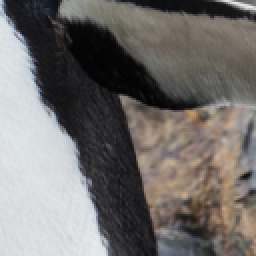
#> input picture examples/LR_patch_0801.png, 128 x 128 px (shown 2 times larger); its folder holds 3 pictures in this run; the run also reads 1 picture not shown here
$ python viz_examples.py
#> lines starting #> are read from the running program, lines starting #| are printed output that depends on the picture
import os
import numpy as np
from PIL import Image
import matplotlib.pyplot as plt


def load_triplet(examples_dir="examples"):
#> called with examples_dir = 'examples'
    files = sorted([f for f in os.listdir(examples_dir) if f.lower().endswith((".png", ".jpg", ".jpeg"))])
    lr = [f for f in files if f.startswith("LR_")][0]
    hr = [f for f in files if f.startswith("HR_")][0]
    sr = [f for f in files if f.startswith("SR_")][0]

    lr_img = Image.open(os.path.join(examples_dir, lr)).convert("RGB")
#> lr_img is the input picture: PIL image 128x128 RGB; mean R, G, B 114.7, 111.2, 109
    hr_img = Image.open(os.path.join(examples_dir, hr)).convert("RGB")
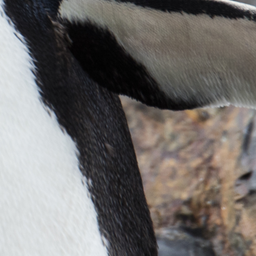
#> input picture examples/HR_patch_0801.png, 256 x 256 px
#> hr_img is the input picture: PIL image 256x256 RGB; mean R, G, B 114.7, 111.2, 109
    sr_img = Image.open(os.path.join(examples_dir, sr)).convert("RGB")

    return lr_img, hr_img, sr_img


def save_lr_hr_sr(lr_img, hr_img, sr_img, out_dir="report_figs"):
    os.makedirs(out_dir, exist_ok=True)

    lr_img.save(os.path.join(out_dir, "lr_sample.png"))
    hr_img.save(os.path.join(out_dir, "hr_sample.png"))
    sr_img.save(os.path.join(out_dir, "sr_sample.png"))


def save_gaze_foveation_overlay(hr_img, out_dir="report_figs"):
#> called with out_dir = 'report_figs'
    os.makedirs(out_dir, exist_ok=True)

    hr = np.array(hr_img) / 255.0
    h, w, _ = hr.shape
#> h = 256; w = 256

    cx, cy = int(w * 0.4), int(h * 0.4)
#> cx = 102; cy = 102
    yy, xx = np.mgrid[0:h, 0:w]
    dist = np.sqrt((xx - cx) ** 2 + (yy - cy) ** 2)
    mask = np.exp(-dist / (0.15 * max(h, w)))

    plt.figure()
    plt.imshow(hr)
    plt.imshow(mask, cmap="jet", alpha=0.4)
    plt.scatter([cx], [cy], c="white", s=30)
    plt.axis("off")
    plt.tight_layout()
    plt.savefig(os.path.join(out_dir, "gaze_foveation.png"), bbox_inches="tight", pad_inches=0)
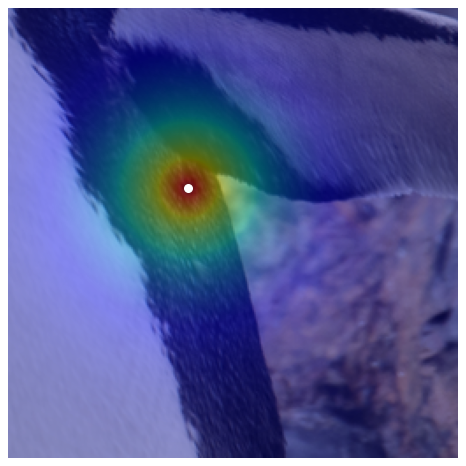
#> figure drawn by matplotlib, 1 panel
    plt.close()


def save_rgb_histograms(hr_img, out_dir="report_figs"):
#> called with out_dir = 'report_figs'
    os.makedirs(out_dir, exist_ok=True)

    arr = np.array(hr_img) / 255.0
    plt.figure()
    for i, label in enumerate(["R", "G", "B"]):
        plt.hist(arr[:, :, i].flatten(), bins=32, alpha=0.5, label=label)
    plt.legend()
    plt.xlabel("Intensity")
    plt.ylabel("Count")
    plt.tight_layout()
    plt.savefig(os.path.join(out_dir, "rgb_hist_hr.png"), bbox_inches="tight")
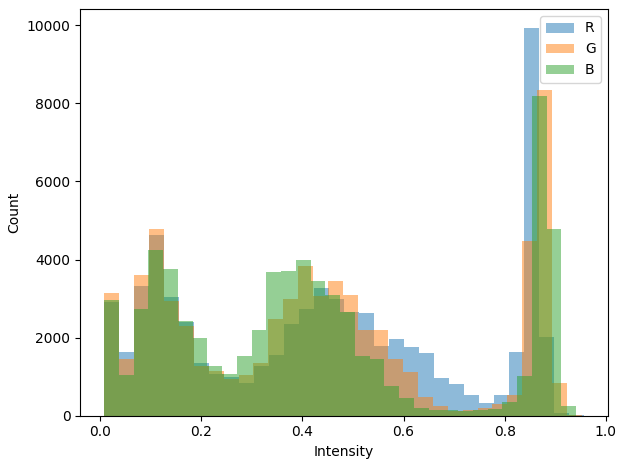
#> figure drawn by matplotlib, 1 panel; tallest bar 9919 high, from x = 0.838 to 0.868; tallest bar 8331 high, from x = 0.864 to 0.894; tallest bar 8186 high, from x = 0.854 to 0.883
    plt.close()


def save_entropy_heatmap(hr_img, out_dir="report_figs"):
#> called with out_dir = 'report_figs'
    os.makedirs(out_dir, exist_ok=True)

    arr = np.array(hr_img) / 255.0
    gray = arr.mean(axis=2)
    gy, gx = np.gradient(gray)
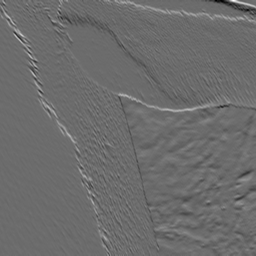
#> gy: shape (256, 256) float64; min -0.31, max 0.42, mean 0.00104; drawn with min black and max white
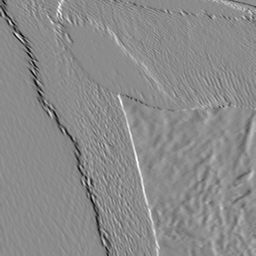
#> gx: shape (256, 256) float64; min -0.28, max 0.232, mean -0.00151; drawn with min black and max white
    entropy_map = np.abs(gx) + np.abs(gy)
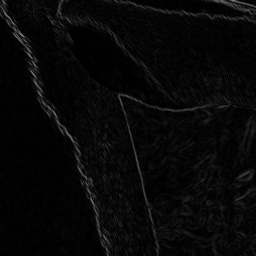
#> entropy_map: shape (256, 256) float64; min 0, max 0.519, mean 0.0314

    plt.figure()
    plt.imshow(entropy_map, cmap="inferno")
    plt.axis("off")
    plt.tight_layout()
    plt.savefig(os.path.join(out_dir, "entropy_heatmap.png"), bbox_inches="tight", pad_inches=0)
    plt.close()


def save_motion_magnitude(hr_img, out_dir="report_figs"):
#> called with out_dir = 'report_figs'
    os.makedirs(out_dir, exist_ok=True)

    arr1 = np.array(hr_img) / 255.0
    # синтетический "следующий кадр"
    noise = np.random.normal(0, 0.02, arr1.shape)
    arr2 = np.clip(arr1 + noise, 0, 1)

    motion = np.abs(arr2 - arr1).mean(axis=2)
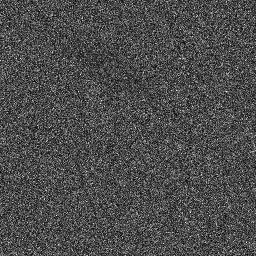
#> motion: shape (256, 256) float64; min 0.000304, max 0.0519, mean 0.0158; drawn with min black and max white

    plt.figure()
    plt.imshow(motion, cmap="magma")
    plt.axis("off")
    plt.tight_layout()
    plt.savefig(os.path.join(out_dir, "motion_magnitude.png"), bbox_inches="tight", pad_inches=0)
    plt.close()


if __name__ == "__main__":
    lr_img, hr_img, sr_img = load_triplet("examples")

    out_dir = "report_figs"
    save_lr_hr_sr(lr_img, hr_img, sr_img, out_dir=out_dir)
    save_gaze_foveation_overlay(hr_img, out_dir=out_dir)
    save_rgb_histograms(hr_img, out_dir=out_dir)
    save_entropy_heatmap(hr_img, out_dir=out_dir)
    save_motion_magnitude(hr_img, out_dir=out_dir)

    print("Saved all visualizations to", out_dir)
